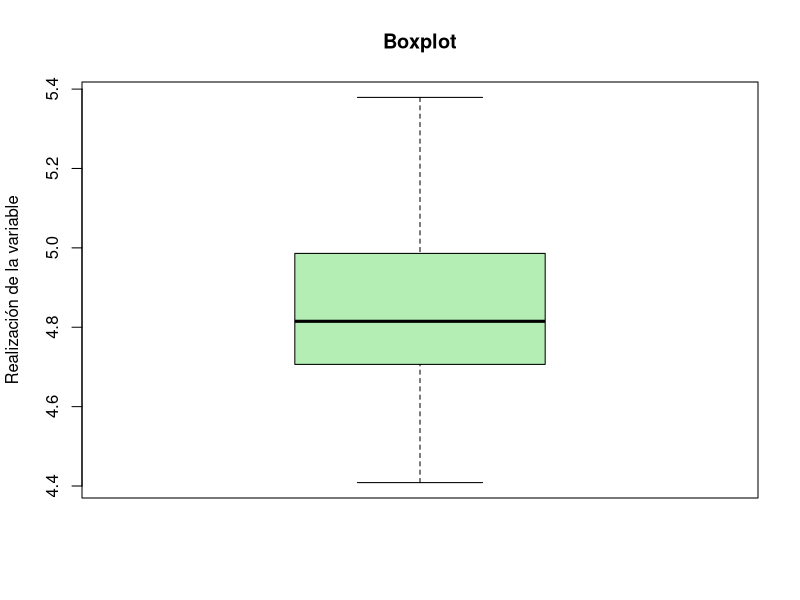
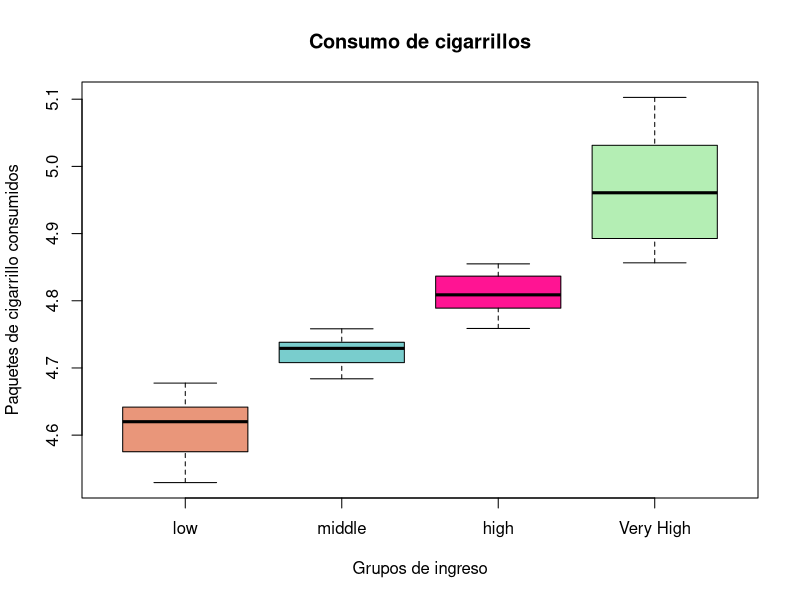
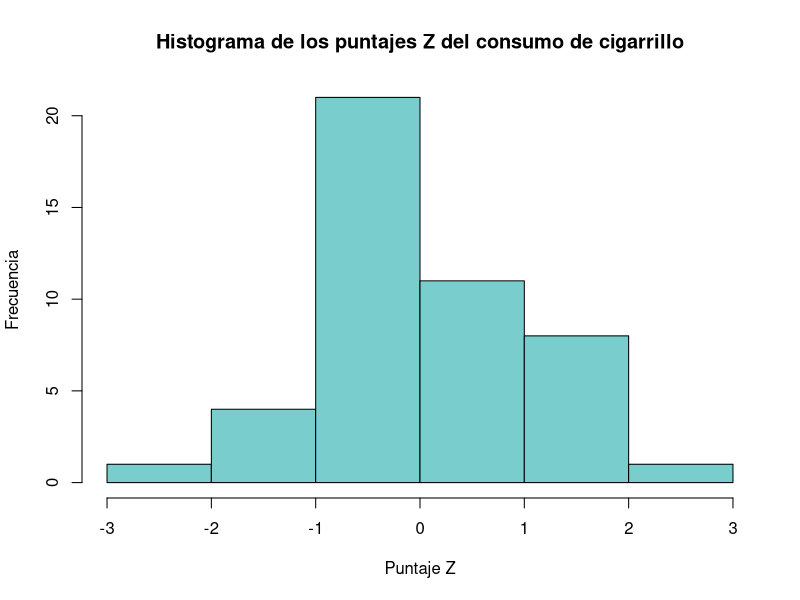
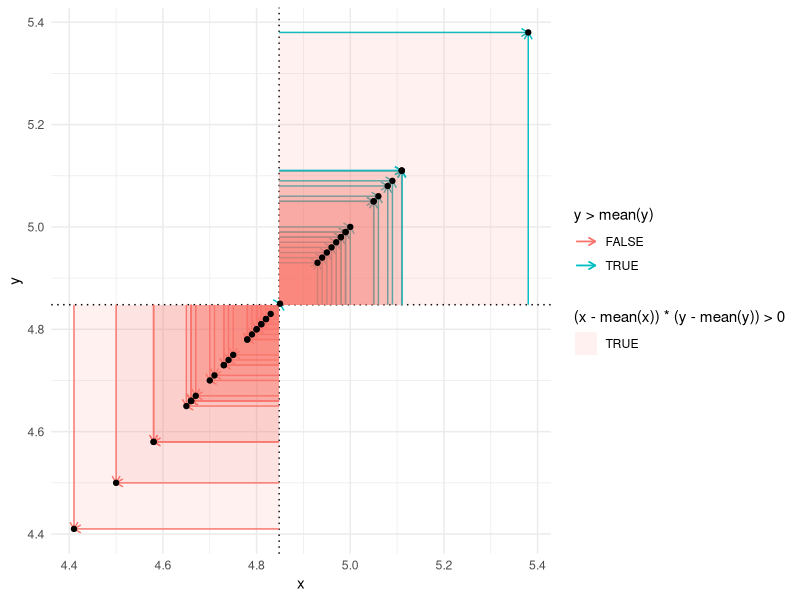

Source code (R) for these figures, in order:
## ---- chunk 1
knitr::opts_chunk$set(echo = FALSE)
#install.packages('AER')
#install.packages('viridis')
library(viridis)
library(AER)
data() # Vamos a utilizar la función data para ver el listado de datos pre cargados en R
data(CigarettesB) # Seleccionamos la tabla 'CigarettesB' y la cargamos en el ambiente

help("CigarettesB") # mediante la función "help" podran ver la documentación de la tabla de datos. Help tambien puede aplicarse a otros elementos en R, desde paquetes, hasta funciones.

## ---- chunk 2
# Identifica la suma de todos los valores en la variable packs
sum_cp <- sum(CigarettesB$packs)

# Identifica el númeto total de observaciones
n_cp <- nrow(CigarettesB) 

# Calcula el promedio
mean_cp <- sum_cp/n_cp 

# Podemos hacer el mismo calculo con la función mean
mean_cp <- mean(CigarettesB$packs)
## ---- chunk 3
# La función unique permite eliminar los duplicados de una variable, en este caso esto nos permite identificar los valores que se repiten (y no).
valores <- unique(CigarettesB$packs) 

# Calculamos una frecuencia simple para identificar cual es el valor de packs que se repite mas o, en otras palabras, que tiene mayor frecuencia.

table(valores)

# En este caso, ningun valor de la variable de interes tiene frecuencia mayor a 1. En este caso la variable no tiene moda.

Mo.d <- function(x) as.numeric(names(which.max(table(x))))
Mo.d(CigarettesB$packs)
## ---- chunk 4
# La función nrow identifica el número de filas de un dataframe o matriz. En este caso el número de filas corresponde al número de observacines.
n <- nrow(CigarettesB) 
CigarettesB$pack[order(CigarettesB$pack,decreasing = TRUE)]

# 46 es par, por lo que la media será el promedio de los dos datos que ocupan la posición central
print(n) 

dato_centro1 <- n/2 # centro
dato_centro2 <- dato_centro1 + 1 # valor a la derecha del centro

CigarettesB$pack[dato_centro1]
CigarettesB$pack[dato_centro2]

CigarettesB <- CigarettesB[order(CigarettesB$pack,decreasing = TRUE),]

# Promedio de los dos datos centrales
(CigarettesB$pack[dato_centro1] + CigarettesB$pack[dato_centro2] ) / 2

# Podemos hacer este mismo cálculo con la función median
median(CigarettesB$pack) 
## ---- chunk 5

CigarettesB <- CigarettesB[order(CigarettesB$pack,decreasing = FALSE),]

# Definimos vector de percentiles
lista_percentiles <- seq(0,100,5)

# Define número de observaciones
n_cigarrettes <- nrow(CigarettesB)

# Crea función de indice i
i <- function(p){(p/100)*n_cigarrettes }

# Aplica la funcion de indice i a cada valor de la lista de percentiles
lista_i <- (sapply(lista_percentiles, i))

# Genera una tabla con los resultados
percentiles_indices <- data.frame(p = lista_percentiles, i = lista_i)

# Percentil 25
percentiles_indices$i[percentiles_indices$p == 25]
CigarettesB$packs[12]

# Percentil 50
percentiles_indices$i[percentiles_indices$p == 50] # el indice es par, debemos promediar
(CigarettesB$packs[23] + CigarettesB$packs[24] )/2

# Percentil 
percentiles_indices$i[percentiles_indices$p == 75]
CigarettesB$packs[35] 

# Podemos hacer el calculo con la funcion quantile

quantile(CigarettesB$packs,type = 2)
quantile(CigarettesB$packs,type = 2,probs = c(0.25,0.5,0.75))

## ---- chunk 6

boxplot(CigarettesB$packs, col = "darkseagreen2", ylab = "Realización de la variable",
main = "Boxplot")

quantile(CigarettesB$income,type = 2,probs = c(0.25,0.5,0.75))

CigarettesB$grupo_ingreso <- cut(CigarettesB$income, 
                   breaks=c(0, 4.677470, 4.758505,4.854900, Inf), 
                   labels=c("low","middle","high","Very High"))

boxplot(income ~  grupo_ingreso , data = CigarettesB, main = "Consumo de cigarrillos",
xlab = "Grupos de ingreso", ylab = "Paquetes de cigarrillo consumidos",
col = c("darksalmon", "darkslategray3", "deeppink","darkseagreen2"))

## ---- chunk 7
# Para identificar el rango de la variable de interes vamos a utilizar las funciones min y max para calcular el mayor y menor valor observado.
minimo <- min(CigarettesB$packs)
maximo <- max(CigarettesB$packs)

# Tambien podemos utilizar la función range
rango  <- maximo-minimo
print(rango)
range(CigarettesB$packs)

# Para el rango intercuartilico podemos utilizar el proceso de percentiles, identificado el cuartil 1 (Q1) y el cuartil 3 (Q3)

Q1 <- as.numeric(quantile(CigarettesB$packs,type = 2,probs = c(0.25,0.5,0.75))[1])
Q3 <- as.numeric(quantile(CigarettesB$packs,type = 2,probs = c(0.25,0.5,0.75))[3])
rango_iq <-  Q3 - Q1
print(rango_iq)
    
## ---- chunk 8
#PASO1: calcula la media
mean_cp <- mean(CigarettesB$packs)

#PASO2: define la desviación cuadrada de cada observación respecto a la media
CigarettesB$desv_cp <- (CigarettesB$packs - mean_cp)^2

#PASO3: suma todas las desviaciones cuadrada
sum_desv_cp <- sum(CigarettesB$desv_cp)

#PASO4: divide sobre n-1
var_cp <- sum_desv_cp/(nrow(CigarettesB) - 1)
print(var_cp)    

# Podemos hacer el mismo proceso utilizando la funcion var
var(CigarettesB$packs)

## ---- chunk 9
# Para calcular la desviación estándar, aplicamos raiz cuadrada a la varianza
s_cp <- sqrt(var_cp)
print(s_cp)

# Podemos hacer el mismo cálculo utilizando la función sd
sd(CigarettesB$packs)
## ---- chunk 10
# Para calcular la desviación estándar, aplicamos raiz cuadrada a la varianza
s_cp <- sqrt(var_cp)
print(s_cp)

# Podemos hacer el mismo cálculo utilizando la función sd
sd(CigarettesB$packs)
## ---- chunk 11
# Dado que el puntaje Z se calcula paracada observación de la variable, es posible construir una nueva variable con estos valores
CigarettesB$packs <- round (CigarettesB$packs,2)
s_cp <- sd(CigarettesB$packs)

CigarettesB$z_cp <-round((CigarettesB$packs - mean_cp)/s_cp,3)
hist(CigarettesB$z_cp, main = "Histograma de los puntajes Z del consumo de cigarrillo",
                        xlab = "Puntaje Z",
                        ylab = "Frecuencia",
                        col = "darkslategray3")

# Podemos además definir la función del teorema de Tchebychev para estimar el porcentaje de valores de la población que se encontrara a menos de una distancia especifica de la media.

Tchebychev <- function(K) {
  (1-(1/(K^2)))*100
}

#Valores de K
valores_k <- seq(1,4,1)

# Aplica la funcion de indice i a cada valor de la lista de percentiles
lista_i <- sapply(valores_k, Tchebychev)
print(lista_i)

k <- CigarettesB$z_cp[CigarettesB$packs == 5.38]
  (1-(1/(k^2)))*100

# El minimo porcentaje de stados contenidos en 2.7 desviaciones estandar de la media es del 87%

xi_up = round((k*s_cp) + mean_cp,2)
xi_down = round((-k*s_cp) + mean_cp,2)
## ---- chunk 12
cv <- (s_cp/mean_cp)*100

cv_high <- (sd(CigarettesB$packs[CigarettesB$grupo_ingreso == "high"]) /
      mean(CigarettesB$packs[CigarettesB$grupo_ingreso == "high"]) ) * 100

cv_low <- (sd(CigarettesB$packs[CigarettesB$grupo_ingreso == "low"]) /
      mean(CigarettesB$packs[CigarettesB$grupo_ingreso == "low"]) ) * 100

cv_vhigh <- (sd(CigarettesB$packs[CigarettesB$grupo_ingreso == "Very High"]) /
      mean(CigarettesB$packs[CigarettesB$grupo_ingreso == "Very High"]) ) * 100
## ---- chunk 13

sum((CigarettesB$price-mean(CigarettesB$price))*(CigarettesB$packs-mean(CigarettesB$packs)))/(nrow(CigarettesB)-1)

# PASO1: calcula las medias de las dos variables
mean_cp <- mean(CigarettesB$packs)
mean_pi <- mean(CigarettesB$price)

# PASO2: calcula la desviación respeco a cada media
CigarettesB$desv_cp <- CigarettesB$packs - mean_cp
CigarettesB$desv_pi <- CigarettesB$price - mean_pi

# PAS03: calcula el producto de las deviaciones
CigarettesB$p_cp_ci <- CigarettesB$desv_cp * CigarettesB$desv_pi 

# PAS04: suma el producto de las deviaciones
sum_p_cp_ci <- sum (CigarettesB$p_cp_ci)

# PASO5: divide la suma del producto entre el numerode observaciones
cov_cp_ci <- sum_p_cp_ci / (nrow(CigarettesB) -1)
cov(CigarettesB$price,CigarettesB$packs)

# PASO1: calcula las desviaciones estandar de las dos variables
s_cp <- sd(CigarettesB$packs)
s_pi <- sd(CigarettesB$price)

# PASO2: divide la covarianza en el producto de las deviaciones
cor_cp_ci <- cov_cp_ci/(s_cp*s_pi)

cor(CigarettesB[c('packs','price')])

library(ggplot2)
x=CigarettesB$packs
y=CigarettesB$packs
data <- data.frame(x, y)
simple.arrow <- arrow(length = unit(0.2, "cm"))
ggplot(aes(x=x, y=y), data=data) + 
  geom_vline(xintercept=mean(x), linetype="dotted") + 
  geom_hline(yintercept=mean(y), linetype="dotted") +
  geom_segment(aes(y = mean(y), xend = x, yend = y, colour=y>mean(y)), arrow = simple.arrow) +
  geom_segment(aes(x = mean(x), xend = x, yend = y, colour=x>mean(x)), arrow = simple.arrow) +
  geom_rect(aes(
    xmin = ifelse(x > mean(x), mean(x), x),
    xmax = ifelse(x > mean(x), x, mean(x)),
    ymin = ifelse(y > mean(y), mean(y), y),
    ymax = ifelse(y > mean(y), y, mean(y)),
    fill = (x-mean(x)) * (y-mean(y)) > 0
  ),
  alpha = 0.1) +
  geom_point() +
  theme_minimal()
